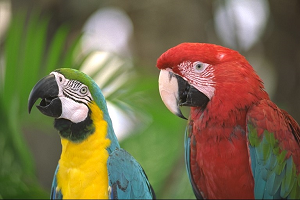
#> input picture transformaciones/lorito.png, 300 x 200 px
$ python espejonegro.py
#> lines starting #> are read from the running program, lines starting #| are printed output that depends on the picture
import numpy as np
import matplotlib.pyplot as plt
import matplotlib.image as mpimg
from PIL import Image
import cv2

class Espejo_transformar:
    def espejo_horizontal(self, original_image):
        height, width = original_image.shape[:2]
        imagen_espejo = np.zeros_like(original_image)
        for i in range(height):
            imagen_espejo[i, :] = original_image[height - 1 - i, :]
        return imagen_espejo

    def espejo_vertical(self, original_image):
        height, width = original_image.shape[:2]
        imagen_espejo = np.zeros_like(original_image)
        for i in range(width):
            imagen_espejo[:, i] = original_image[:, width - 1 - i]
        return imagen_espejo

    def espejo_diagonal(self, original_image):
        height, width = original_image.shape[:2]
        imagen_espejo = np.zeros_like(original_image)
        for i in range(height):
            for j in range(width):
                imagen_espejo[i, j] = original_image[height - 1 - i, width - 1 - j]
        return imagen_espejo

    def convertir_a_grises(self, image):
        # Convertir a escala de grises
        return cv2.cvtColor(image, cv2.COLOR_BGR2GRAY)

    def mostrar_imagenes(self, original, horizontal, vertical, diagonal):
        plt.figure(figsize=(10, 10))

        # Mostrar la imagen original
        plt.subplot(2, 2, 1)
        plt.imshow(original, cmap='gray')
        plt.title('Imagen Original')
        plt.axis('off')

        # Mostrar el espejo vertical
        plt.subplot(2, 2, 2)
        plt.imshow(vertical, cmap='gray')
        plt.title('Espejo Horizontal')
        plt.axis('off')

        # Mostrar el espejo horizonatl
        plt.subplot(2, 2, 3)
        plt.imshow(horizontal, cmap='gray')
        plt.title('Espejo Vertical')
        plt.axis('off')

        # Mostrar el espejo diagonal
        plt.subplot(2, 2, 4)
        plt.imshow(diagonal, cmap='gray')
        plt.title('Espejo Diagonal')
        plt.axis('off')

        plt.show()

    def save_images(self, original, horizontal, vertical, diagonal):
        mpimg.imsave('imagen_original.jpg', original, cmap='gray')
        mpimg.imsave('espejo_horizontal.jpg', horizontal, cmap='gray')
        mpimg.imsave('espejo_vertical.jpg', vertical, cmap='gray')
        mpimg.imsave('espejo_diagonal.jpg', diagonal, cmap='gray')

if __name__ == "__main__":
    espejo_transformar = Espejo_transformar()
    original_image = cv2.imread('lorito.png')
#> original_image is the input picture: shape (200, 300, 3); mean B, G, R 75.4, 109.1, 121.2

    # Convertir a escala de grises
    original_grayscale = espejo_transformar.convertir_a_grises(original_image)
#> in convertir_a_grises, `return cv2.cvtColor(image, cv2.COLOR_BGR2GRAY)`:
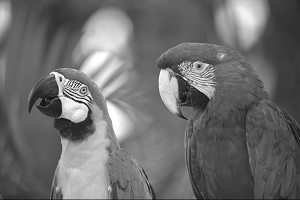
#> returned value: shape (200, 300); min 6, max 255, mean 108.9

    horizontal_image = espejo_transformar.espejo_horizontal(original_grayscale)
#> after the loop in espejo_horizontal, `for i in range(height):`:
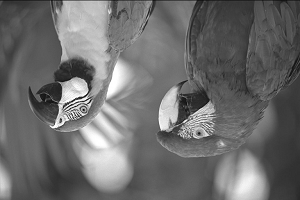
#> imagen_espejo: shape (200, 300); min 6, max 255, mean 108.9
    vertical_image = espejo_transformar.espejo_vertical(original_grayscale)
#> after the loop in espejo_vertical, `for i in range(width):`:
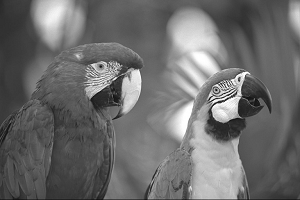
#> imagen_espejo: shape (200, 300); min 6, max 255, mean 108.9
    diagonal_image = espejo_transformar.espejo_diagonal(original_grayscale)
#> after the loop in espejo_diagonal, `for i in range(height):`:
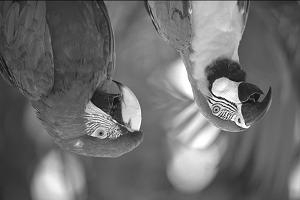
#> imagen_espejo: shape (200, 300); min 6, max 255, mean 108.9

    espejo_transformar.mostrar_imagenes(original_grayscale, horizontal_image, vertical_image, diagonal_image)
    espejo_transformar.save_images(original_grayscale, horizontal_image, vertical_image, diagonal_image)
